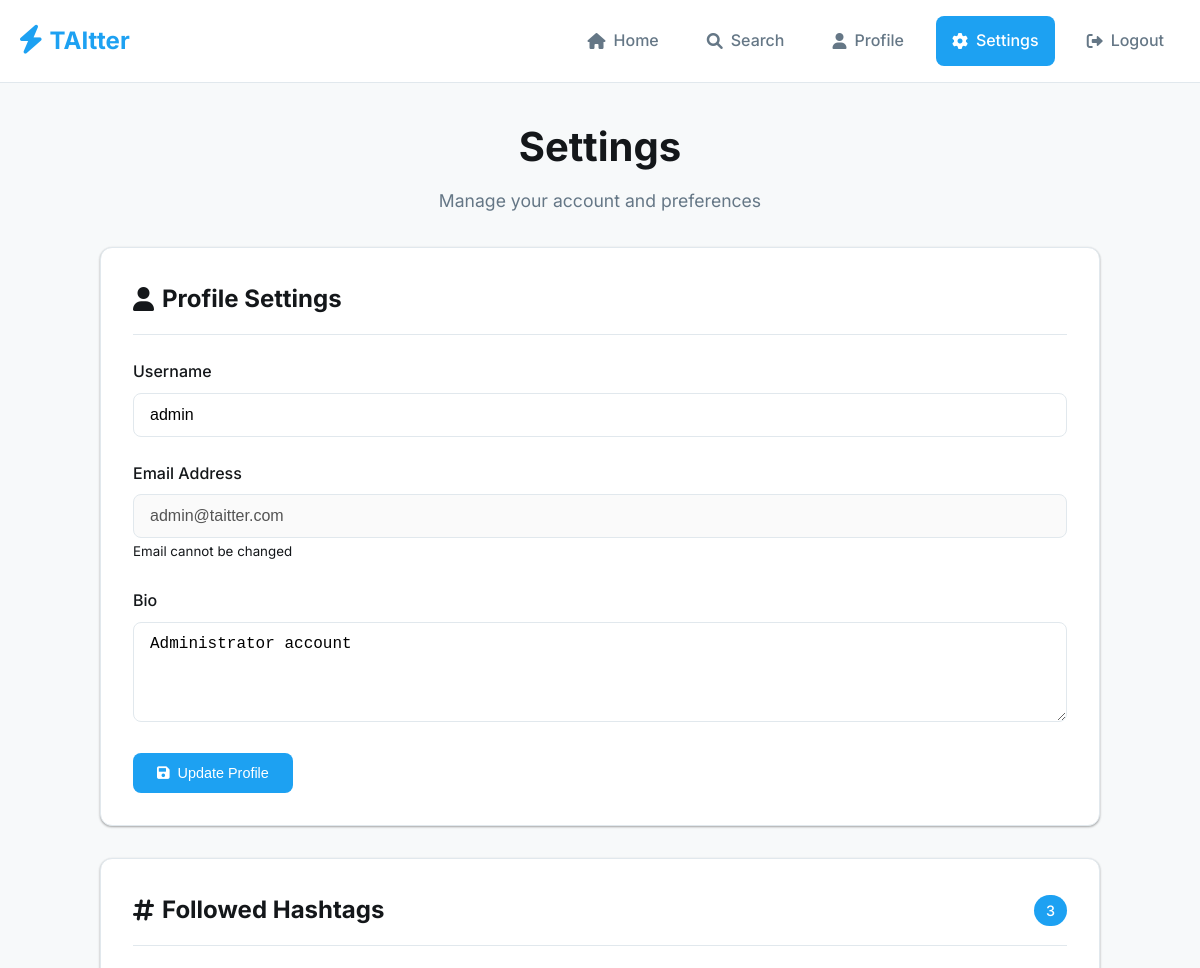
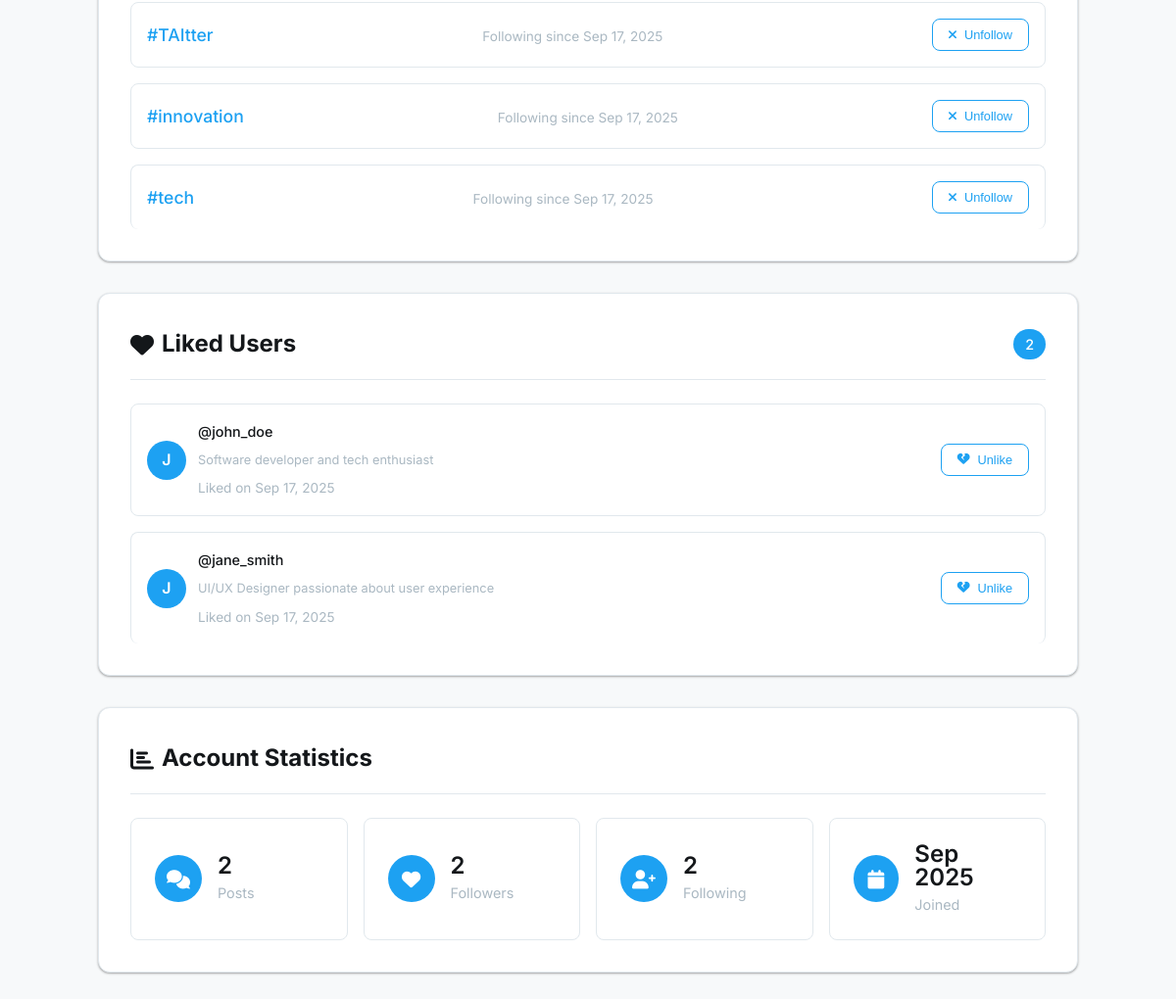
The page /settings.php (signed in) on the database its author committed (2 pictures, top to bottom).
### tables this page shows
CREATE TABLE users (
    id INT PRIMARY KEY AUTO_INCREMENT,
    username VARCHAR(50) UNIQUE NOT NULL,
    email VARCHAR(100) UNIQUE NOT NULL,
    password VARCHAR(255) NOT NULL,
    description TEXT,
    created_at TIMESTAMP DEFAULT CURRENT_TIMESTAMP,
    updated_at TIMESTAMP DEFAULT CURRENT_TIMESTAMP ON UPDATE CURRENT_TIMESTAMP,
    last_login TIMESTAMP NULL
);

CREATE TABLE user_follows_hashtags (
    id INT PRIMARY KEY AUTO_INCREMENT,
    user_id INT NOT NULL,
    hashtag_id INT NOT NULL,
    created_at TIMESTAMP DEFAULT CURRENT_TIMESTAMP,
    FOREIGN KEY (user_id) REFERENCES users(id) ON DELETE CASCADE,
    FOREIGN KEY (hashtag_id) REFERENCES hashtags(id) ON DELETE CASCADE,
    UNIQUE KEY unique_hashtag_follow (user_id, hashtag_id)
);

CREATE TABLE hashtags (
    id INT PRIMARY KEY AUTO_INCREMENT,
    tag VARCHAR(50) UNIQUE NOT NULL,
    created_at TIMESTAMP DEFAULT CURRENT_TIMESTAMP
);

CREATE TABLE user_likes_users (
    id INT PRIMARY KEY AUTO_INCREMENT,
    liker_id INT NOT NULL,
    liked_user_id INT NOT NULL,
    created_at TIMESTAMP DEFAULT CURRENT_TIMESTAMP,
    FOREIGN KEY (liker_id) REFERENCES users(id) ON DELETE CASCADE,
    FOREIGN KEY (liked_user_id) REFERENCES users(id) ON DELETE CASCADE,
    UNIQUE KEY unique_like (liker_id, liked_user_id)
);

### settings.php (the view, shortened to what the rows shown need)
<?php
require_once 'models/User.php';
require_once 'models/Hashtag.php';
require_once 'models/UserLike.php';
$database = new Database();
$db = $database->getConnection();
$user = new User($db);
$hashtag = new Hashtag($db);
$userLike = new UserLike($db);
$user->getById(get_current_user_id());
$followed_hashtags = $hashtag->getFollowedByUser($user->id);
$liked_users = $userLike->getLikedByUser($user->id);
?>
<!DOCTYPE html>
<html lang="en">
<head>
    <link rel="stylesheet" href="assets/css/style.css">
    <link href="https://cdnjs.cloudflare.com/ajax/libs/font-awesome/6.0.0/css/all.min.css" rel="stylesheet">
</head>
<body>
    <div class="app-container">
        <main class="main">
            <div class="container">
                <div class="settings-container">
                    <div class="settings-header">
                        <h1>Settings</h1>
                    </div>
                    <div class="settings-grid">
                        <div class="settings-section">
                            <div class="section-header">
                                <h2><i class="fas fa-user"></i> Profile Settings</h2>
                            </div>
                            <form method="POST" class="settings-form">
                                <div class="form-group">
                                    <label for="username" class="form-label">Username</label>
                                    <input type="text" id="username" name="username" class="form-input"
                                           value="<?php echo htmlspecialchars($user->username); ?>"
                                           minlength="3" maxlength="50" required>
                                </div>
                                <div class="form-group">
                                    <label for="email" class="form-label">Email Address</label>
                                    <input type="email" id="email" class="form-input"
                                           value="<?php echo htmlspecialchars($user->email); ?>" disabled>
                                    <small class="form-help">Email cannot be changed</small>
                                </div>
                                <div class="form-group">
                                    <label for="description" class="form-label">Bio</label>
                                    <textarea id="description" name="description" class="form-input form-textarea"
                                              placeholder="Tell us about yourself..."><?php echo htmlspecialchars($user->description); ?></textarea>
                                </div>
                            </form>
                        </div>
                        <div class="settings-section">
                            <div class="section-header">
                                <h2><i class="fas fa-hashtag"></i> Followed Hashtags</h2>
                            </div>
                            <div class="hashtags-list">
                                <?php if(empty($followed_hashtags)): ?>
                                    <div class="empty-state">
                                        <i class="fas fa-hashtag"></i>
                                        <p>You're not following any hashtags yet</p>
                                        <a href="search.php" class="btn btn-outline">Find Hashtags</a>
                                    </div>
                                <?php else: ?>
                                    <?php foreach($followed_hashtags as $hashtag_item): ?>
                                        <div class="hashtag-item">
                                            <a href="hashtag.php?tag=<?php echo urlencode($hashtag_item['tag']); ?>"
                                               class="hashtag-link">#<?php echo htmlspecialchars($hashtag_item['tag']); ?></a>
                                            <span class="followed-date">
                                                Following since <?php echo date('M j, Y', strtotime($hashtag_item['followed_at'])); ?>
                                            </span>
                                            <form method="POST" class="unfollow-form">
                                                <button type="submit" class="btn btn-sm btn-outline"
                                                        onclick="return confirm('Unfollow #<?php echo htmlspecialchars($hashtag_item['tag']); ?>?')">
                                                    <i class="fas fa-times"></i>
                                                    Unfollow
                                                </button>
                                            </form>
                                        </div>
                                    <?php endforeach; ?>
                                <?php endif; ?>
                            </div>
                        </div>
                        <div class="settings-section">
                            <div class="section-header">
                                <h2><i class="fas fa-heart"></i> Liked Users</h2>
                            </div>
                            <div class="users-list">
                                <?php if(empty($liked_users)): ?>
                                    <div class="empty-state">
                                        <i class="fas fa-heart"></i>
                                        <p>You haven't liked any users yet</p>
                                        <a href="search.php" class="btn btn-outline">Find Users</a>
                                    </div>
                                <?php else: ?>
                                    <?php foreach($liked_users as $liked_user): ?>
                                        <div class="user-item">
                                            <div class="user-info">
                                                <div class="avatar">
                                                    <?php echo strtoupper(substr($liked_user['username'], 0, 1)); ?>
                                                </div>
                                                <div class="user-details">
                                                    <a href="profile.php?username=<?php echo urlencode($liked_user['username']); ?>"
                                                       class="username">@<?php echo htmlspecialchars($liked_user['username']); ?></a>
                                                    <p class="user-description">
                                                        <?php echo htmlspecialchars($liked_user['description'] ?: 'No description'); ?>
                                                    </p>
                                                    <span class="liked-date">
                                                        Liked on <?php echo date('M j, Y', strtotime($liked_user['liked_at'])); ?>
                                                    </span>
                                                </div>
                                            </div>
                                            <button class="btn btn-sm btn-outline unlike-user-btn"
                                                    data-user-id="<?php echo $liked_user['id']; ?>">
                                                <i class="fas fa-heart-broken"></i>
                                                Unlike
                                            </button>
                                        </div>
                                    <?php endforeach; ?>
                                <?php endif; ?>
                            </div>
                        </div>
                        <div class="settings-section">
                            <div class="section-header">
                                <h2><i class="fas fa-chart-bar"></i> Account Statistics</h2>
                            </div>
                            <div class="stats-grid">
                                <div class="stat-card">
                                    <div class="stat-info">
                                        <span class="stat-number"><?php echo date('M Y', strtotime($user->created_at)); ?></span>
                                        <span class="stat-label">Joined</span>
                                    </div>
                                </div>
                            </div>
                        </div>
                    </div>
                </div>
            </div>
        </main>
    </div>
</body>
</html>

### rows shown on the page
users: username "admin", email "admin@taitter.com", description "Administrator account", created_at "Sep 2025"
user_follows_hashtags: hashtag.tag "TAItter", created_at "Sep 17, 2025"
user_follows_hashtags: hashtag.tag "innovation", created_at "Sep 17, 2025"
user_follows_hashtags: hashtag.tag "tech", created_at "Sep 17, 2025"
user_likes_users: liked_user.username "J", liked_user.username "john_doe", liked_user.description "Software developer and tech enthusiast", created_at "Sep 17, 2025"
user_likes_users: liked_user.username "J", liked_user.username "jane_smith", liked_user.description "UI/UX Designer passionate about user experience", created_at "Sep 17, 2025"

### other values the page prints
count($followed_hashtags) "3"
count($liked_users) "2"
$stats['posts'] "2"
$stats['followers'] "2"
$stats['following'] "2"
